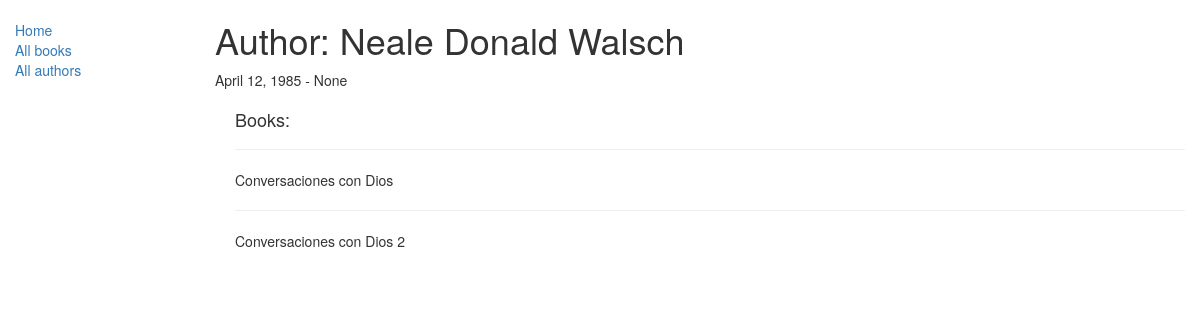
/catalog/author/3, run on the app's committed database.
### catalog/models.py (models this page shows, shortened)
class Author(models.Model):
    name = models.CharField(max_length=50)
    date_of_birth = models.DateField(null=True, blank=True)
    date_of_death = models.DateField('Dead', null=True, blank=True)
    class Meta:
        ordering=["name"]

class Book(models.Model):
    title = models.CharField(max_length=100, help_text="Enter the book's title")
    author = models.ForeignKey('Author', on_delete=models.SET_NULL, null=True)
    summary = models.TextField(max_length=1000, help_text='Enter a brief description of the book')
    isbn = models.CharField('ISBN',max_length=13, help_text='13 Caracteres <a target="_blank" href="https://www.isbn-international.org/content/what-isbn">ISBN number</a>')
    genre = models.ManyToManyField('Genre', help_text='choose a genre for this book')
    language = models.ForeignKey('Language', on_delete=models.SET_NULL, null=True, blank=True)
    def display_genre(self):
        return ', '.join([genre.name for genre in self.genre.all()[:3]])
    display_genre.short_description = 'Genre'
    class Meta:
        ordering = ['title', 'author']

### catalog/views.py (the view)
# urls.py: path('author/<int:pk>', views.AuthorDetailView.as_view(), name='author-detail'),
class AuthorDetailView(generic.DetailView):
    model=Author

### catalog/templates/catalog/author_detail.html (shortened to what this page needs)
{% extends "base_generic.html" %}
{% block content %}
  <h1>Author: {{ author.name }}</h1>
  <p>{{author.date_of_birth}} - {{author.date_of_death}}</p>
  <div style="margin-left:20px;margin-top:20px">
    <h4>Books: </h4>
    {% for creation in author.book_set.all %}
    <hr>
    <p>{{creation.title}}</p>
    {% endfor %}
  </div>
{% endblock %}

### data on the page
Author: name "Neale Donald Walsch", date_of_birth "April 12, 1985", date_of_death "None"
Book: title "Conversaciones con Dios"
Book: title "Conversaciones con Dios 2"
